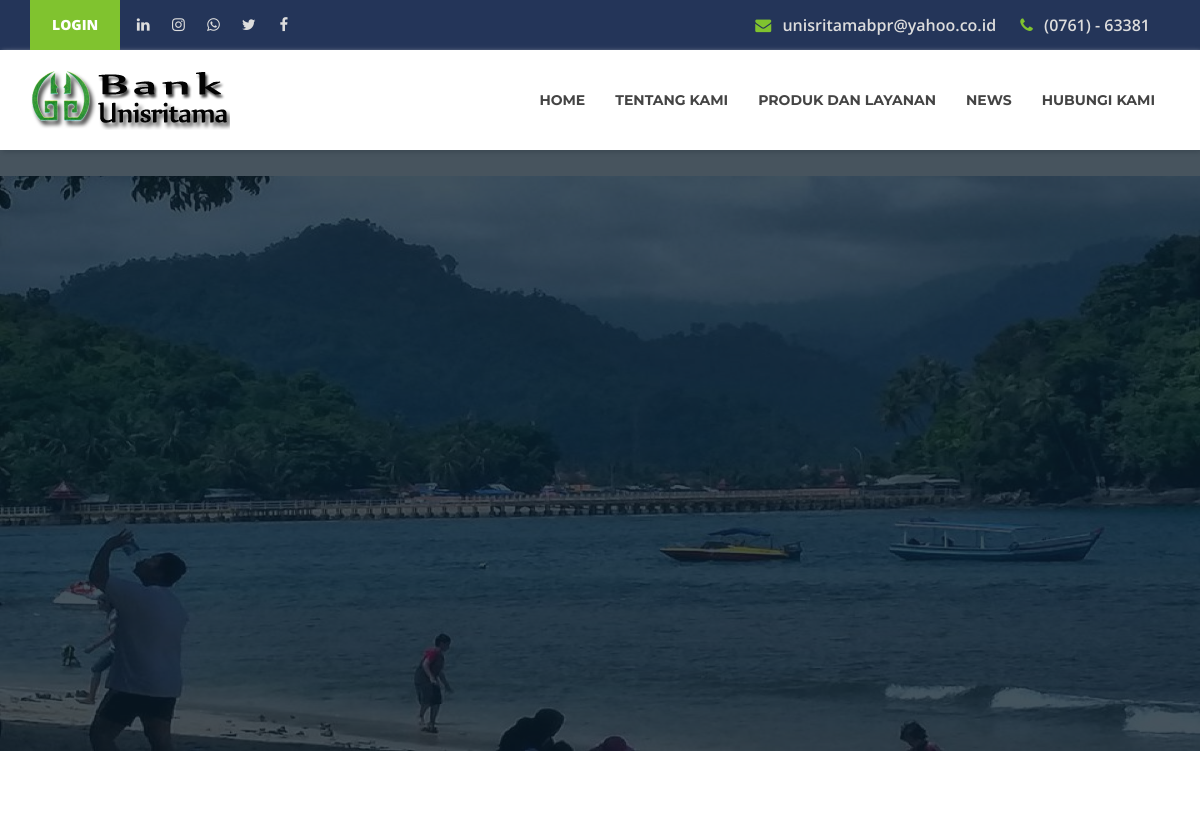
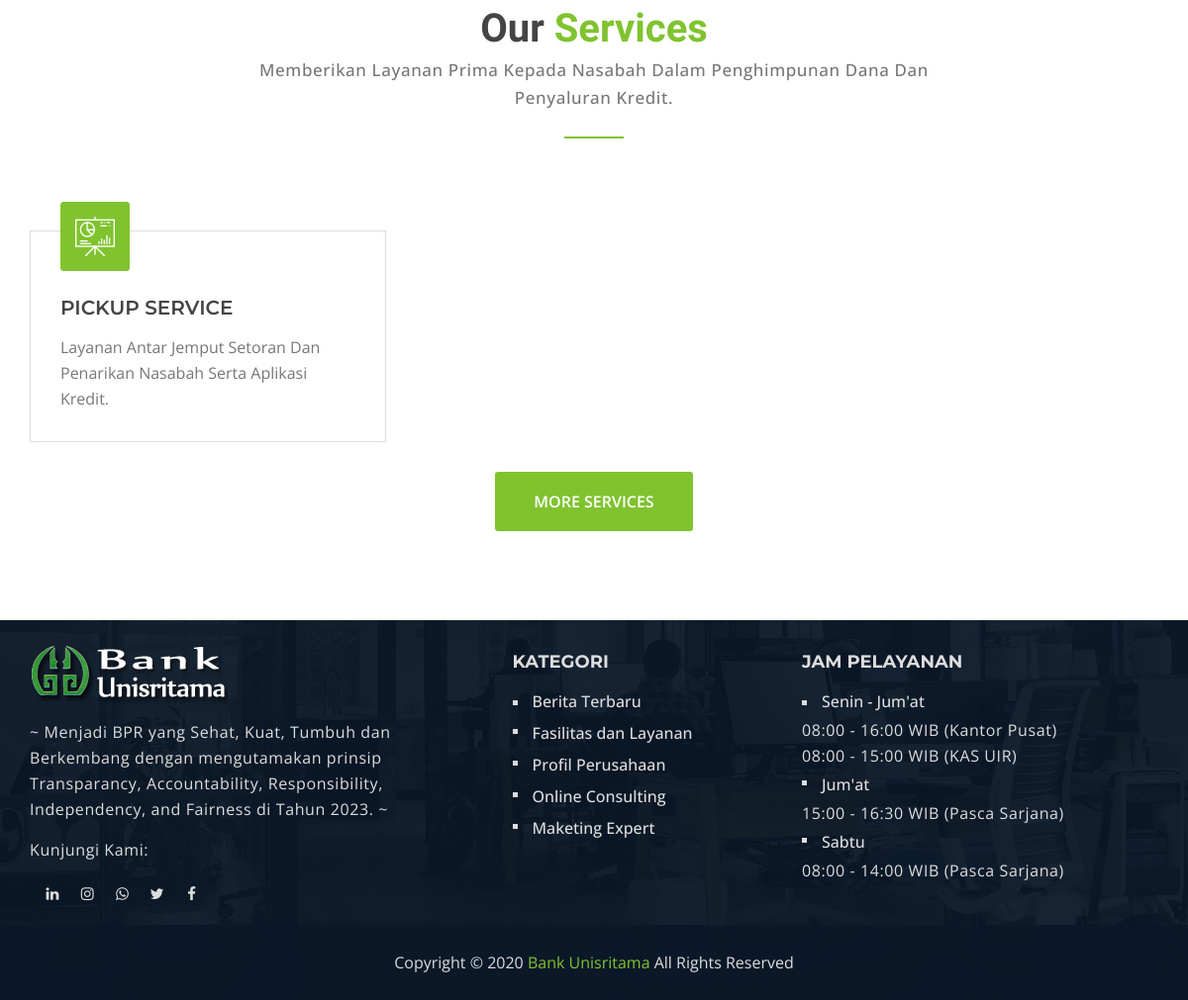
The page / on the database its author committed (2 pictures, top to bottom).
### tables this page shows
CREATE TABLE IF NOT EXISTS `slider` (
  `id_slider` varchar(64) NOT NULL,
  `slider` varchar(255) NOT NULL,
  `image` varchar(64) NOT NULL,
  `aktif` enum('Active','Null') NOT NULL,
  PRIMARY KEY (`id_slider`)
);

CREATE TABLE IF NOT EXISTS `layanan` (
  `id_layanan` varchar(64) NOT NULL,
  `layanan` varchar(64) NOT NULL,
  `deskripsi` varchar(255) NOT NULL,
  PRIMARY KEY (`id_layanan`)
);

### application/controllers/Welcome.php (called while the page is built, shortened)
<?php
class Welcome extends CI_Controller
{
	public function __construct()
	{
		$this->load->model(array('Layanan_model' => 'layanan', 'Slider_model' => 'slider'));
	}
	public function index()
	{
		$data['judul'] = 'BPR Unisritama - Mitra Ekonomi Kerakyatan';
		$data['data'] = $this->layanan->getAll();
		$data['slider'] = $this->slider->getAll()->result();
		$this->load->view('template/header', $data);
		$this->load->view('template/slider', $data);
		$this->load->view('home');
		$this->load->view('template/footer');
	}
}

### index.php (called while the page is built, shortened)
<?php
require_once BASEPATH.'core/CodeIgniter.php';

### application/models/Slider_model.php (called while the page is built, shortened)
<?php
class Slider_model extends CI_Model
{
    private $_table = 'slider';
    public function getAll()
    {
        return $this->db->get($this->_table);
    }
}

### application/models/Layanan_model.php (called while the page is built, shortened)
<?php
class Layanan_model extends CI_Model
{
    private $_table = 'layanan';
    public function getAll()
    {
        return $this->db->get($this->_table)->result();
    }
}

### application/views/home.php (the view)
<div class="services-area area-padding">
    <div class="container">
        <div class="row">
            <div class="col-md-12 col-sm-12 col-xs-12">
                <div class="section-headline text-center">
                    <h3>Our <span class="color">Services</span></h3>
                    <p>Memberikan Layanan Prima Kepada Nasabah Dalam Penghimpunan Dana Dan Penyaluran Kredit. </p>
                </div>
            </div>
        </div>
        <div class="row">
            <div class="services-all">
                <?php foreach ($data as $row) : ?>
                    <div class="col-md-4 col-sm-6 col-xs-12">
                        <div class="single-services">
                            <div class="service-inner">
                                <a class="service-icon" href="#">
                                    <i class="flaticon-presentation-17"></i>
                                </a>
                                <div class="service-content">
                                    <h4><a href="#"><?= strtoupper($row->layanan); ?></a></h4>
                                    <p><?= ucwords($row->deskripsi); ?></p>
                                </div>
                            </div>
                        </div>
                    </div>
                <?php endforeach; ?>
                <div class="col-md-12 text-center">
                    <a class="load-more-btn" href="services.html">More services</a>
                </div>
            </div>
        </div>
    </div>
</div>

### application/views/template/slider.php (shortened to what this page needs)
<div class="intro-area">
    <div class="intro-carousel">
        <?php foreach ($slider as $row) : ?>
            <div class="intro-content">
                <div class="slider-images">
                    <img src="<?php echo base_url('upload/slider/' . $row->image); ?>" alt="">
                </div>
                <div class="slider-content">
                    <div class="display-table">
                        <div class="display-table-cell">
                            <div class="container">
                                <div class="row">
                                    <div class="col-md-12">
                                    </div>
                                </div>
                            </div>
                        </div>
                    </div>
                </div>
            </div>
        <?php endforeach; ?>
    </div>
</div>

### assets/style.css (style rules this page uses)
html, body { height: 100%; }
img { max-width: 100%; height: auto; }
p { margin: 0 0 15px; color: #777; }
h1, h2, h3, h4, h5 { font-family: 'Montserrat', sans-serif; margin: 0 0 10px; color: #444; font-weight: 700; }
h3 { font-size: 30px; line-height: 36px; font-family: 'Raleway', sans-serif; }
h4 { font-size: 24px; line-height: 34px; }
body { background: #fff none repeat scroll 0 0; color: #777; font-family: 'Open Sans', sans-serif; font-size: 16px; text-align: left; overflow-x: hidden; line-height: 26px; }
.color { color: #80c32f; font-weight: 700; }
.area-padding { padding: 90px 0px; }
.section-headline { margin-bottom: 60px; position: relative; }
.section-headline h3 { display: inline-block; font-size: 40px; font-weight: 700; text-transform: capitalize; }
.section-headline::after { border: 1px solid #80c32f; bottom: -27px; content: ""; left: 0; margin: 0 auto; position: absolute; width: 60px; right: 0; }
.section-headline p { max-width: 680px; font-size: 17px; letter-spacing: 0.60px; margin: 0 auto; line-height: 28px; font-weight: 500; }
.load-more-btn { text-transform: uppercase; background: #80c32f; display: inline-block; padding: 15px 30px; color: #fff; font-weight: 600; margin-top: 30px; border-radius: 3px; width: 200px; transition: 0.4s; border: 2px solid #80c32f; }
.intro-content { position: relative; z-index: 1; }
.intro-content::after { background: rgba(10, 27, 40, 0.75) none repeat scroll 0 0; content: ""; height: 100%; left: 0; position: absolute; top: 0; width: 100%; z-index: 1; }
.slider-content { position: absolute; right: 0; text-align: left; top: 50%; z-index: 3; left: 0; margin: 0 auto; margin-top: -150px; }
.service-content h4 { display: inline-block; font-size: 16px; font-weight: 700; margin-bottom: 0; padding: 0 0 10px; text-transform: uppercase; }
.services-all { margin-top: -20px; }
.single-services { margin-top: 60px; display: block; }
.service-inner { box-shadow: none; position: relative; z-index: 1; border: 1px solid #ddd; padding: 30px 30px; z-index: 1; }
.service-icon { display: inline-block; font-size: 40px; line-height: 67px; color: #fff; transition: 0.4s; position: absolute; top: -30px; z-index: 9999; width: 70px; height: 70px; background: #80c32f; text-align: center; border-radius: 3px; transition: 0.4s; border: 1px solid #80c32f; }
.services-all .service-content { padding-top: 30px; }
.service-inner::after { background: #012a51; border: 1px solid #012a51; width: 100%; height: 100%; position: absolute; content: ""; top: 0; left: 0; opacity: 0; transition: 0.4s; z-index: -1; }
.service-inner .service-content h4 { font-size: 20px; text-transform: capitalize; font-weight: 600; }
.service-inner .service-content h4 a { color: #444; }
.service-inner .service-content p { margin-bottom: 0px; }
.display-table-cell { width: 100%; height: 100%; display: table-cell; vertical-align: middle; }
.display-table { width: 100%; height: 100%; display: table; }

### rows shown on the page
slider: image (picture)
layanan: layanan "PICKUP SERVICE", deskripsi "Layanan Antar Jemput Setoran Dan Penarikan Nasabah Serta Aplikasi Kredit."
